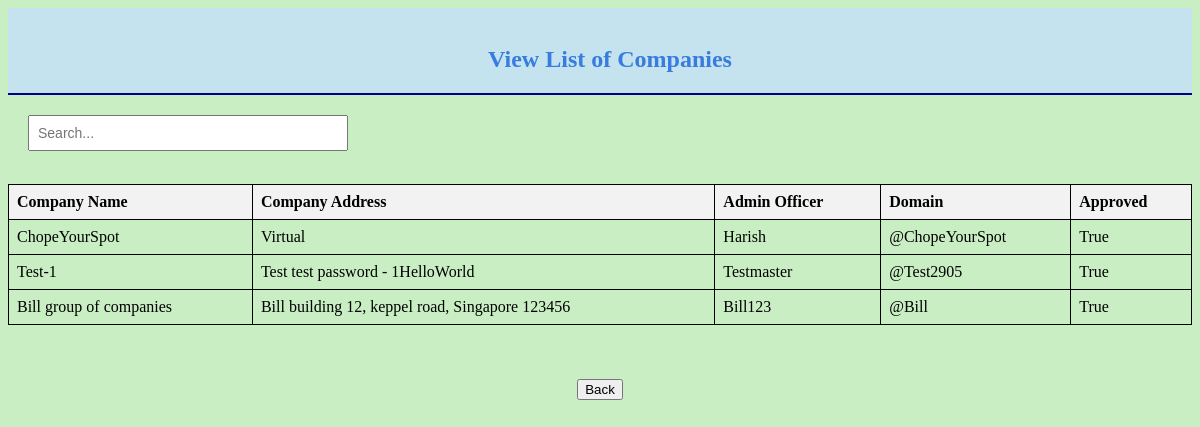
The app's page /System_Admin/viewlistofcompanies, older data.
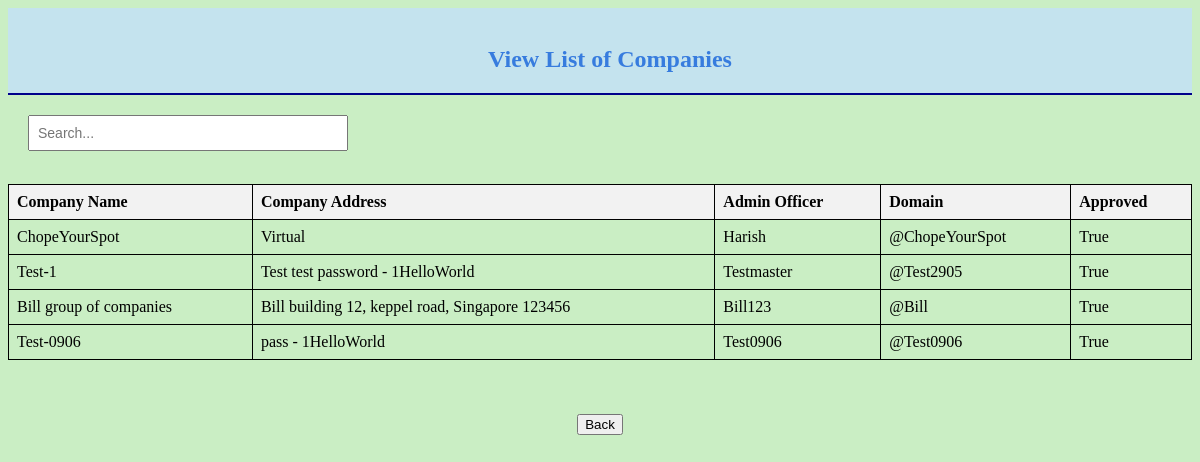
The same page, newer data.
### login/models.py (models this page shows, shortened)
class registeredDomains(models.Model):
    company_name = models.CharField(max_length=30)
    company_Address = models.CharField(max_length=50)
    admin_officer = models.CharField(max_length=30)
    domain = models.CharField(max_length=30)
    approved =  models.BooleanField(default=False)

### System_Admin/views.py (the view)
# urls.py: path('viewlistofcompanies',views.viewlistofcompanies, name = 'viewlistofcompanies'),
@never_cache
def viewlistofcompanies(request):
    companies = registeredDomains.objects.all()
    is_empty = not companies.exists()  # Check if queryset is empty
    return render(request, 'viewlistofcompanies.html', {'companies': companies, 'is_empty': is_empty})

### System_Admin/templates/viewlistofcompanies.html (shortened to what this page needs)
{% load static %}
<!DOCTYPE html>
<html>
    <head>
    </head>
    <body bgcolor = #CAEEC4>
        <div class = "heading">
            <br>
            <font color = #377CDE><h2 style="padding-left: 20px;" id = "unamefield">View List of Companies</h2></font>
            <hr color=#00008B>
        </div>
        {% if not is_empty %}
        <div class="search-container">
            <input type="text" id="searchInput" placeholder="Search..." onkeyup="searchTable()">
        </div>
        {% endif %}
        <div class = "content">
            <br>
            {% if is_empty %}
            <p><font color = "red"> No Records Found! </font></p>
            {% else %}
            <table border="1" id="dataTable">
                <thead>
                    <tr>
                        <th>Company Name</th>
                        <th>Company Address</th>
                        <th>Admin Officer</th>
                        <th>Domain</th>
                        <th>Approved</th>
                    </tr>
                </thead>
                <tbody>
                    {% for cpmny in companies %}
                    <tr>
                        <td>{{ cpmny.company_name }}</td>
                        <td>{{ cpmny.company_Address|default:"-" }}</td>
                        <td>{{ cpmny.admin_officer|default:"-" }}</td>
                        <td>{{ cpmny.domain|default:"-" }}</td>
                        <td>{{ cpmny.approved|default:"<font color = 'red'>Not Approved</font>" }}</td>
                    </tr>
                    {% endfor %}
                </tbody>
            </table>
            {% endif %}
            <br><br><br>
            <a href = "./"><input type="button" id = "Back" name = "Back" value="Back"></a> <br>
        </div>
    </body>
</html>

### System_Admin/templates/viewlistofcompanies.html (style rules this page uses)
.heading { background-color: rgb(196, 227, 238); text-align: center; }
.content { text-align: center; }
.search-container { text-align: left; margin-bottom: 15px; margin-top: 20px; margin-left: 20px; }
.search-container input { width: 300px; padding: 8px; font-size: 14px; }
table { width: 100%; border-collapse: collapse; }
th, td { padding: 8px; text-align: left; border: 1px solid rgb(0, 0, 0); word-wrap: break-word; overflow-wrap: break-word; word-break: break-all; }
th { background-color: #f2f2f2; }

Row changes from the older to the newer data that the page shows:
added registeredDomains: company_name "Test-0906", company_Address "pass - 1HelloWorld", admin_officer "Test0906", domain "@Test0906", approved "True"
